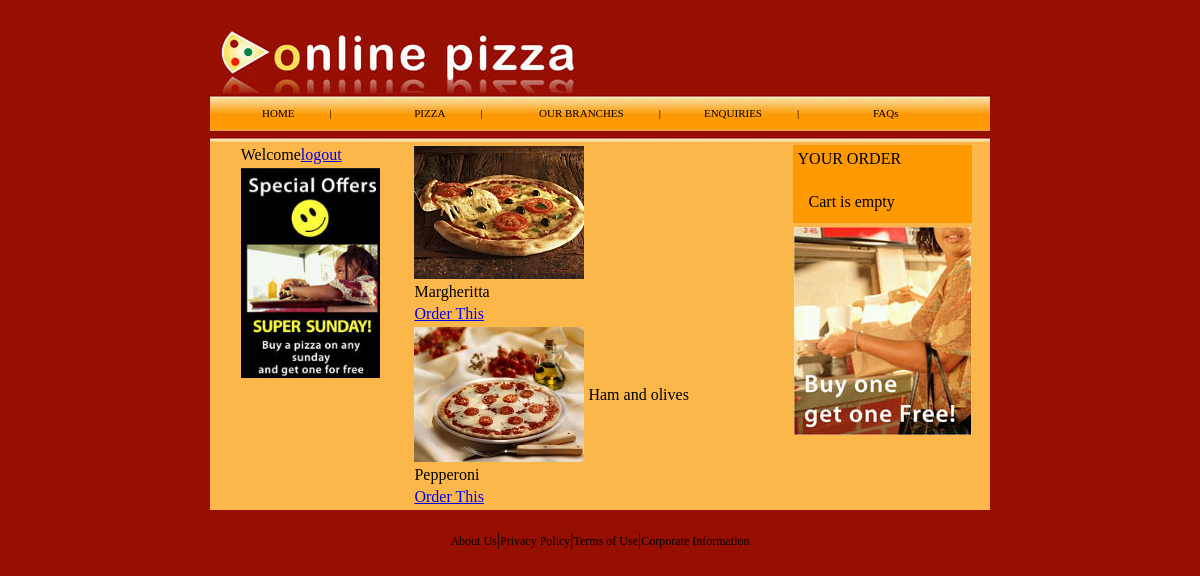
Page /pizza.php (signed in) on the committed database.
### tables this page shows
CREATE TABLE `pizza` (
  `id` int(11) NOT NULL auto_increment,
  `name` varchar(100) NOT NULL default '',
  `descrip` varchar(255) NOT NULL default '',
  `image` varchar(100) NOT NULL default '',
  `price` varchar(20) NOT NULL default '',
  PRIMARY KEY  (`id`)
);

### includes/pizza.lib.php (the view, shortened to what this page needs)
<?php
function choosefunction(){
	if(isset($_REQUEST['mode'])){
		$mode = $_REQUEST['mode'];
		switch ($mode){
			case "orderform":
			orderform();
			break;
		}
	}
	else{
		listpizza();
	}
}
function listpizza(){
$sql = "select * from pizza";
$result = mysql_query($sql);
echo '<table>';
while($myrow = mysql_fetch_array($result)){
echo '<tr>';
echo '<td><img src="pizzas/' . $myrow['image'] . '"></td><td>' . $myrow['descrip'] . '</td></tr>';
echo '<tr><td>' . $myrow['name'] . '</td></tr>';
echo '<tr><td><a href="#" onclick=\'JavaScript:xmlhttpPostCa("addcart.php","'. $myrow['id'] .'")\' class="blue">Order This</a></td></tr>';
}
echo '</table>';
}
?>

### includes/header.php (shortened to what this page needs)
<!DOCTYPE html PUBLIC "-//W3C//DTD XHTML 1.0 Transitional//EN" "http://www.w3.org/TR/xhtml1/DTD/xhtml1-transitional.dtd">
<html xmlns="http://www.w3.org/1999/xhtml">
<head>
<link href="css/cms.css" rel="stylesheet" type="text/css">
</head>
<body bgcolor="#970F01">
<table width="780" align="center" cellspacing="0px">
<tr><td colspan="3"><img src="images/logo.jpg" /></td></tr>
<tr><td background="images/tab.jpg" colspan="3" class="tabs" height="10px">
<table width="100%" align="center">
<tr>
<td align="center" width="20%"><a href="index.php" class="mainmenu">HOME</a>|</td>
<td align="center" width="20%"><a href="pizza.php" class="mainmenu">PIZZA</a>|</td>
<td align="center" width="20%"><a href="pages.php?id=1" class="mainmenu">OUR BRANCHES</a>|</td>
<td align="center" width="20%"><a href="pages.php?id=3" class="mainmenu">ENQUIRIES</a>|</td>
<td align="center" width="20%"><a href="pages.php?id=4" class="mainmenu">FAQs</a></td></tr></table></td></tr><br>

### pizza.php
<?php
include "includes/header.php";
include "includes/pizza.lib.php";
?>
<tr>
<?php include "includes/leftmenu.php";?>
<td bgcolor="#FBB74A" valign="top" width="380">
<?php
 choosefunction();
 ?>
</td>
<?php include "includes/rightmenu.php";?>
</tr>
<?php include "includes/footer.php";?>

### includes/leftmenu.php (shortened to what this page needs)
<td bgcolor="#FBB74A" width="200" valign="top" align="left">
<table align="center">
<tr>
<td>
<?php
if(isset($_COOKIE['pizza-user'])){
echo 'Welcome';
echo '<a href="news.php?mode=logout">logout</a>';
}
?>
</td>
</tr>
<tr><td><img src="images/offer.jpg" height="210px"/></td></tr>
</table>
</td>

### includes/rightmenu.php (shortened to what this page needs)
<td bgcolor="#FBB74A" valign="top" width="200">
<table>
<tr>
<td class="ordertable">
<table>
<tr><td>YOUR ORDER</td></tr>
<tr><td><div id="shopping">
<table>
<tr><td><?php
	echo '<br>';
$userid = $_COOKIE['pizza-user'];
$sql = "select count(item) as no,orders.*, name from orders join pizza on pizza.id = orders.item where user_id = $userid and pizzastatus = 0 group by item";
if($result = mysql_query($sql)){
if(mysql_num_rows($result) == 0){
	 echo '&nbsp;&nbsp;Cart is empty';
}
}
?>
</td></tr>
</table>
</div></td></tr>
<tr><td><div id="notwaiting"></div></td></tr>
</table>
</td>
</tr>
<tr>
<td><img src="images/side.jpg" /></td>
</tr>
</table></td>

### includes/footer.php (shortened to what this page needs)
<tr><td>&nbsp;</td></tr>
<tr><td align="center" colspan="3"><a href="#" class="foot">About Us</a>|<a href="#" class="foot">Privacy Policy</a>|<a href="#" class="foot">Terms of Use</a>|<a href="#" class="foot">Corporate Information</a></td></tr>
</table>
</body>
</html>

### css/cms.css (style rules this page uses)
body { margin-left: 0px; margin-top: 0px; margin-right: 0px; margin-bottom: 0px; }
.tabs { font-size:11px; padding-right:10px; padding-left:10px; padding-bottom:20px; padding-top:10px; width:100%; text-decoration: none; text-align:center; }
.mainmenu { background-image:url(../tab.jpg) no-repeat; border:1px solid:#000; border-bottom:1px; font-size:11px; padding-right:35px; padding-top:20px; text-align:center; color:#000000; text-decoration: none; }
.foot { font-size: 12px; color:#000000; text-decoration: none; }
.ordertable { background-color:#FE9900; border-bottom:1px solid #FE9900; border-left:1px solid #FE9900; border-right:1px solid #FE9900; border-top:1px solid #FE9900; }

### rows in the picture
pizza: image (picture), name "Margheritta"
pizza: image (picture), descrip "Ham and olives", name "Pepperoni"
